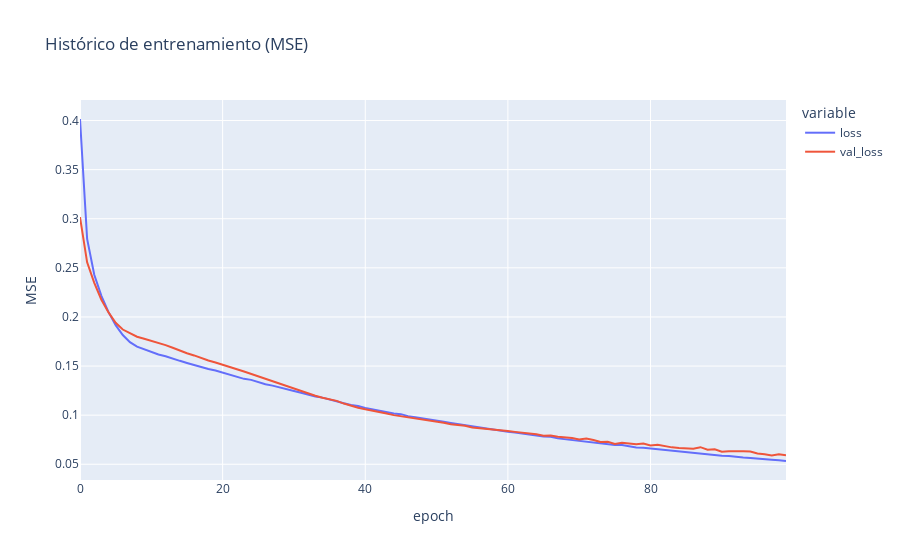

This figure's notebook cell:
### Code cell
import pandas as pd
import plotly.express as px

hist_df = pd.DataFrame({
    "epoch": np.arange(len(history.history["loss"])),
    "loss": history.history["loss"],
    "val_loss": history.history["val_loss"]
})
fig_hist = px.line(hist_df, x="epoch", y=["loss", "val_loss"], title="Histórico de entrenamiento (MSE)")
fig_hist.update_layout(yaxis_title="MSE")
fig_hist.show()
